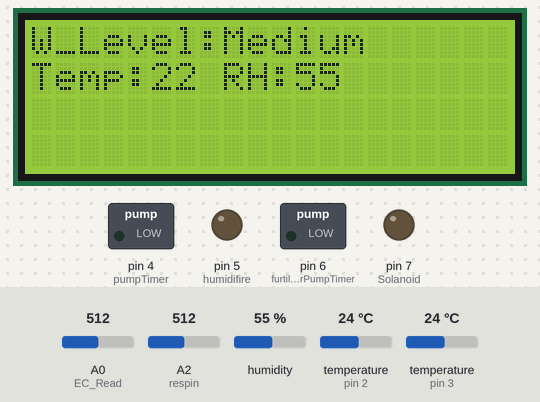
Recording of a sketch running on a simulated Arduino Uno, built with avr-gcc and run on an emulated ATmega328P. On the bench: 20×4 character LCD, switched loads named in the sketch (green lamp = pin HIGH), output pins drawn as LEDs (lit = HIGH). Inputs (shaded band) come from the test bench; at power-on: A2 (respin) = 512, A0 (EC_Read) = 512, humidity 55 %, temperature (sensors on pin 2, pin 3) 24 °C. Pins used as bus, display or sensor lines are not drawn; what the sketch prints to the serial monitor is not drawn.

Above: at 3.3 s.
At 4.3 s:
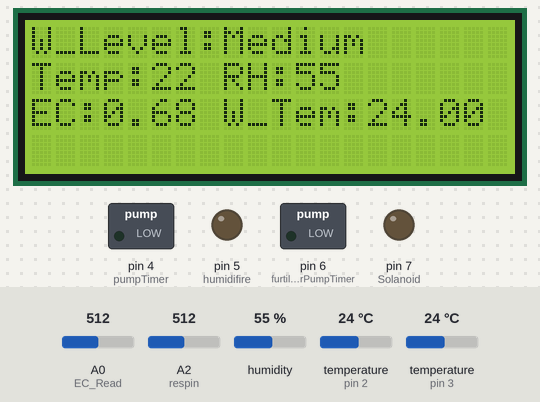
4.4 s: A2 (respin) set to 190
At 15.8 s:
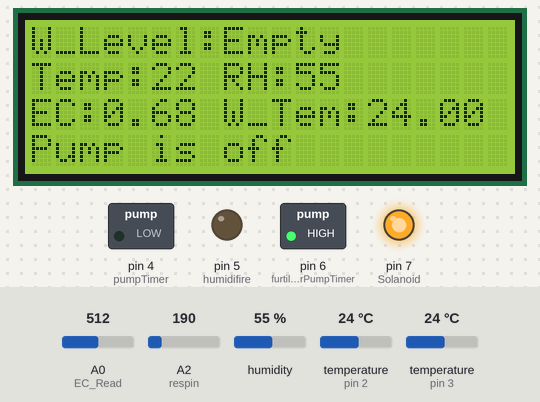
16.7 s: A2 (respin) set to 283
28.5 s: A2 (respin) set to 313
At 39.3 s:
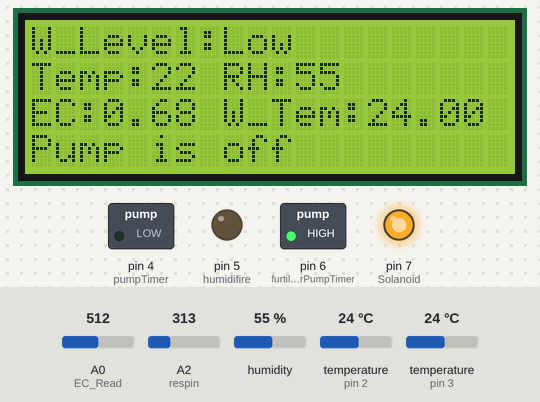
40.5 s: A2 (respin) set to 483
52.3 s: A2 (respin) set to 513
At 63.5 s:
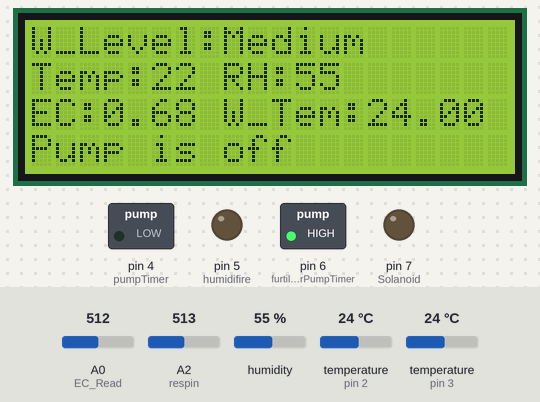
64.3 s: A2 (respin) set to 604
76.1 s: A2 (respin) set to 637
At 87.7 s:
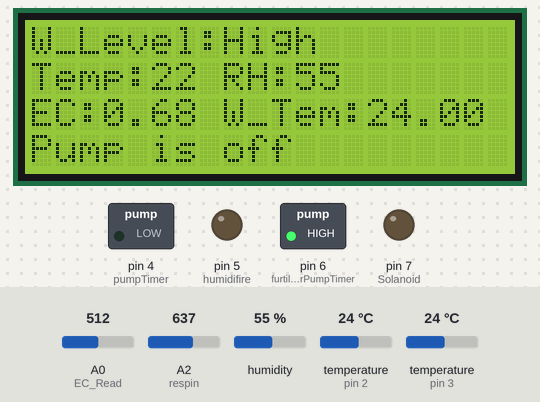
Timing chart, 0 to 106.9 s (numbered marks = the images above; inputs shaded):
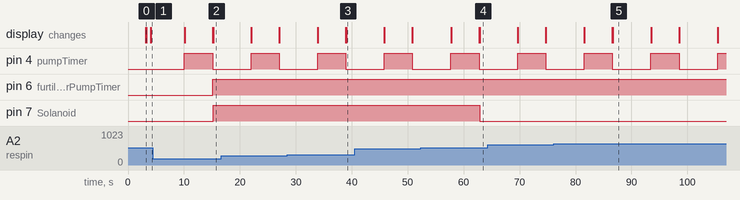

Measured:
- the behaviour switches between 300 and 301 on A2 (respin) (found by bisection; images 2 and 3)
- the behaviour switches between 500 and 501 on A2 (respin) (found by bisection; images 3 and 4)
- the behaviour switches between 620 and 621 on A2 (respin) (found by bisection; images 4 and 5)
- after the input at 4.4 s, pin 7 (Solanoid): LOW → HIGH after 10.8 s; the display: first differs from a run without the input after 10.8 s (image 2)
- after the input at 28.5 s, the display: first differs from a run without the input after 10.5 s (image 3)
- after the input at 52.3 s, pin 7 (Solanoid): HIGH → LOW after 10.5 s; the display: first differs from a run without the input after 10.6 s (image 4)
- after the input at 76.1 s, the display: first differs from a run without the input after 10.6 s (image 5)
- by itself, pin 4 (pumpTimer): alternates HIGH for 5.0 s and LOW for 6.9 s

The sketch:

Test_02.ino
```cpp
// include the library code:
#include <LiquidCrystal_I2C.h>
#include <dht.h>
#include <Wire.h>
#include <OneWire.h>
#include <DallasTemperature.h>

//initialise the library with the numbers of the interface pins
LiquidCrystal_I2C lcd(0x27, 20, 4); // set the LCD address to 0x27 for a 16 chars and 4 line display

int resval = 0;  // holds the value
int respin = A2; // WATER LEVEL sensor pin used

dht DHT;
#define DHT11_PIN 3  //Dht11 pin
int t = 2 ; // DHT11 Temperature Calibration

int pumpTimer = 4 ;  //water pump pin design

int humidifire = 5 ; //Humidifire pump pin design

int furtilizerPumpTimer = 6 ;  //Furtilizer Pump pin design

int Solanoid = 7; // Solanoid Valve for fill the container

/////////////////////////// EC Sensor//////////////////
#define Temp_pin 2

OneWire oneWire(Temp_pin);

DallasTemperature sensors(&oneWire);


int R1 = 1000; // Value of resistor for EC probe
int EC_Read = A0;
int ECPower = A1;
float Temp_C; // Do not change
float Temp_F; // Do not change
float Temp1_Value = 0;
float Temp_Coef = 0.019; // You can leave as it is
/////////////////This part needs your attention during calibration only///////////////
float Calibration_PPM = 1080 ; //Change to PPM reading measured with a separate meter
float K = 1.5; //You must change this constant once for your probe(see video)
float PPM_Con = 0.5; //You must change this only if your meter uses a different factor
/////////////////////////////////////////////////////////////////////////////////////
float CalibrationEC = (Calibration_PPM * 2) / 1000;
float Temperature;
float EC;
float EC_at_25;
int ppm;
float A_to_D = 0;
float Vin = 5;
float Vdrop = 0;
float R_Water;
float Value = 0;

unsigned long previousTime = millis(); // Time Calculation for Water pump

void setup() {
  Serial.begin(9600);   // Serial communication board rate

  sensors.begin(); // EC Sensor
  pinMode(EC_Read, INPUT);
  pinMode(ECPower, OUTPUT);

  //////////////////////////////////////////////////////////////////////////////////////////
  //Calibrate (); // After calibration put two forward slashes before this line of code
  //////////////////////////////////////////////////////////////////////////////////////////


  pinMode(pumpTimer, OUTPUT); // water pump pin design
  pinMode(humidifire, OUTPUT);   //Humidifire pump pin design
  pinMode(furtilizerPumpTimer, OUTPUT);  //Furtilizer Pump pin design
  pinMode(Solanoid, OUTPUT); // Filling solanoid valve pin desing

  lcd.init();                       // initialize the lcd
  lcd.init();
  lcd.backlight();
  lcd.clear();

  lcd.setCursor(0, 0);
  lcd.print("Hydroponics Tower");
  lcd.setCursor(0, 1);
  lcd.print("S.S.Lokugamage");
  lcd.setCursor(0, 2);
  lcd.print("University of Colomb");

  delay(3000);
  lcd.clear();

  digitalWrite(humidifire, LOW); // Humidifire Star with off mode
  digitalWrite(Solanoid, LOW); // Solanoid Star with off mode
  digitalWrite(furtilizerPumpTimer, LOW); // Furtilizer Pump Star with off mode
  digitalWrite(pumpTimer, LOW);  // Water Pump Star with off mode

}


void loop() {

  ////////////////////////////// DHT 11 /////////////////////
  int chk = DHT.read11(DHT11_PIN);
  lcd.setCursor(0, 1);
  lcd.print("                    ");
  lcd.setCursor(0, 1);
  lcd.print("Temp:");
  int temp = DHT.temperature - t;
  lcd.print(temp);
  lcd.print(" RH:");
  int RH = DHT.humidity;
  lcd.print(RH);


  ////////////////////////WATER LEVEL ////////////////
  resval = analogRead(respin);
  // set the cursor to column 0, line 1
  lcd.setCursor(0, 0);
  lcd.print("W_Level:");

  Serial.println(resval);


  if (resval > 620) {
    lcd.setCursor(8, 0);
    lcd.print("            ");
    lcd.setCursor(8, 0);
    lcd.print("High");
  }
  else if (resval > 500 ) {
     lcd.setCursor(8, 0);
    lcd.print("            ");
    lcd.setCursor(8, 0);
    lcd.print("Medium ");
  }
  else if (resval > 300) {
     lcd.setCursor(8, 0);
    lcd.print("            ");
    lcd.setCursor(8, 0);
    lcd.print("Low ");
  }
  else if (resval <= 200) {
     lcd.setCursor(8, 0);
    lcd.print("            ");
    lcd.setCursor(8, 0);
    lcd.print("Empty ");
  }
  if (resval < 300) {
    digitalWrite(Solanoid, HIGH);
  }
  else if (resval > 500) {
    digitalWrite(Solanoid, LOW);
  }

  ///////////////////////////EC Sensor///////////////////
  GetEC(); //Calls GetEC()
  delay(6000); //Do not make this less than 6 sec (6000)


  /////////////////////PUMP/////////////////////
  unsigned long currentTime = millis();

  if (currentTime - previousTime > 10000) {
    previousTime = currentTime;
    pump();  // Trigger the pump function

  }

  /////////////////Humidifire////////////
  if (DHT.humidity < 50) {
    digitalWrite(humidifire, HIGH);
    delay(3000);
    digitalWrite(humidifire, LOW);
  }

  if (DHT.temperature - t > 30) {
    digitalWrite(humidifire, HIGH);
    delay(3000);
    digitalWrite(humidifire, LOW);
  }


  ////////////////Firtilizer Pump//////////////

  if (EC_at_25 < 1.5) {
    digitalWrite(furtilizerPumpTimer, HIGH);
  }
  else if (EC_at_25 >= 1.5) {
    digitalWrite(furtilizerPumpTimer, LOW);

  }

}

void pump () {
  digitalWrite(pumpTimer, HIGH);
  lcd.setCursor(0, 3);
  lcd.print("                    ");
  lcd.setCursor(0, 3);
  lcd.print("Pump is on");
  delay(5000);
  digitalWrite(pumpTimer, LOW);
  lcd.setCursor(0, 3);
  lcd.print("Pump is off");
}

void GetEC()
{
  sensors.requestTemperatures();
  Temp1_Value = sensors.getTempCByIndex(0);
  Temperature = sensors.getTempCByIndex(0);

  digitalWrite(ECPower, HIGH);
  A_to_D = analogRead(EC_Read);
  A_to_D = analogRead(EC_Read);
  digitalWrite(ECPower, LOW);
  Vdrop = (Vin * A_to_D) / 1024.0;
  R_Water = (Vdrop * R1) / (Vin - Vdrop);
  EC = 1000 / (R_Water * K);
  EC_at_25 = EC / (1 + Temp_Coef * (Temperature - 25.0));
  ppm = (EC_at_25) * (PPM_Con * 1000);

  lcd.setCursor(0, 2); // LCD Print
  lcd.print("EC:");
  lcd.print(EC_at_25);
  lcd.print(" W_Tem:");
  lcd.print(Temperature);

}
////////////////////////////////////////////////////////////////////////////////////
void Calibrate ()
{
  Serial.println("Calibration routine started");
  float Temperature_end = 0;
  float Temperature_begin = 0;
  Temp1_Value = sensors.getTempCByIndex(0);
  Temperature_begin = sensors.getTempCByIndex(0);
  Value = 0;
  int i = 1;
  while (i <= 10) {
    digitalWrite(ECPower, HIGH);
    A_to_D = analogRead(EC_Read);
    A_to_D = analogRead(EC_Read);
    digitalWrite(ECPower, LOW);
    Value = Value + A_to_D;
    i++;
    delay(6000);
  };
  A_to_D = (Value / 10);
  Temp1_Value = sensors.getTempCByIndex(0);
  Temperature_end = sensors.getTempCByIndex(0);
  EC = CalibrationEC * (1 + (Temp_Coef * (Temperature_end - 25.0)));
  Vdrop = (((Vin) * (A_to_D)) / 1024.0);
  R_Water = (Vdrop * R1) / (Vin - Vdrop);
  float K_cal = 1000 / (R_Water * EC);
  Serial.print("Replace K in line 23 of code with K = ");
  Serial.println(K_cal);
  Serial.print("Temperature difference start to end were = ");
  Temp_C = Temperature_end - Temperature_begin;
  Serial.print(Temp_C);
  Serial.println("*C");
  Serial.println("Temperature difference start to end must be smaller than 0.15*C");
  Serial.println("");
  Calibrate ();
}
```
